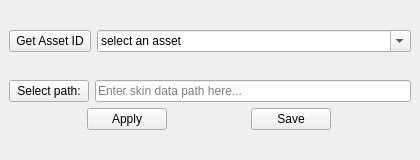
<?xml version="1.0" encoding="UTF-8"?>
<ui version="4.0">
 <class>saverWindow</class>
 <widget class="QMainWindow" name="saverWindow">
  <property name="geometry">
   <rect>
    <x>0</x>
    <y>0</y>
    <width>420</width>
    <height>160</height>
   </rect>
  </property>
  <property name="sizePolicy">
   <sizepolicy hsizetype="MinimumExpanding" vsizetype="MinimumExpanding">
    <horstretch>0</horstretch>
    <verstretch>0</verstretch>
   </sizepolicy>
  </property>
  <property name="minimumSize">
   <size>
    <width>420</width>
    <height>150</height>
   </size>
  </property>
  <property name="maximumSize">
   <size>
    <width>16777215</width>
    <height>16777215</height>
   </size>
  </property>
  <property name="baseSize">
   <size>
    <width>0</width>
    <height>0</height>
   </size>
  </property>
  <property name="windowTitle">
   <string>MainWindow</string>
  </property>
  <widget class="QWidget" name="saverWidget">
   <property name="enabled">
    <bool>true</bool>
   </property>
   <property name="sizePolicy">
    <sizepolicy hsizetype="MinimumExpanding" vsizetype="MinimumExpanding">
     <horstretch>0</horstretch>
     <verstretch>0</verstretch>
    </sizepolicy>
   </property>
   <property name="minimumSize">
    <size>
     <width>420</width>
     <height>150</height>
    </size>
   </property>
   <property name="focusPolicy">
    <enum>Qt::NoFocus</enum>
   </property>
   <layout class="QGridLayout" name="gridLayout">
    <item row="1" column="0" colspan="2">
     <layout class="QHBoxLayout" name="horizontalLayout">
      <item>
       <widget class="QPushButton" name="get_idButton">
        <property name="sizePolicy">
         <sizepolicy hsizetype="Fixed" vsizetype="Fixed">
          <horstretch>0</horstretch>
          <verstretch>0</verstretch>
         </sizepolicy>
        </property>
        <property name="toolTip">
         <string>Gets asset ID from TEKRoot </string>
        </property>
        <property name="text">
         <string> Get Asset ID </string>
        </property>
       </widget>
      </item>
      <item>
       <widget class="QComboBox" name="asset_idLine">
        <property name="editable">
         <bool>true</bool>
        </property>
        <property name="currentText">
         <string>select an asset</string>
        </property>
       </widget>
      </item>
     </layout>
    </item>
    <item row="18" column="0" colspan="2">
     <layout class="QHBoxLayout" name="horizontalLayout_2">
      <item>
       <widget class="QPushButton" name="importButton">
        <property name="maximumSize">
         <size>
          <width>80</width>
          <height>25</height>
         </size>
        </property>
        <property name="toolTip">
         <string>Apply previously saved skin weights</string>
        </property>
        <property name="autoFillBackground">
         <bool>false</bool>
        </property>
        <property name="text">
         <string>Apply</string>
        </property>
        <property name="autoDefault">
         <bool>true</bool>
        </property>
        <property name="default">
         <bool>false</bool>
        </property>
       </widget>
      </item>
      <item>
       <widget class="QPushButton" name="exportButton">
        <property name="maximumSize">
         <size>
          <width>80</width>
          <height>25</height>
         </size>
        </property>
        <property name="toolTip">
         <string>Save current skin weights</string>
        </property>
        <property name="text">
         <string>Save</string>
        </property>
       </widget>
      </item>
     </layout>
    </item>
    <item row="15" column="0" colspan="2">
     <layout class="QHBoxLayout" name="horizontalLayout_3">
      <item>
       <widget class="QPushButton" name="pathButton">
        <property name="minimumSize">
         <size>
          <width>0</width>
          <height>0</height>
         </size>
        </property>
        <property name="maximumSize">
         <size>
          <width>80</width>
          <height>16777215</height>
         </size>
        </property>
        <property name="toolTip">
         <string/>
        </property>
        <property name="text">
         <string>Select path:</string>
        </property>
       </widget>
      </item>
      <item>
       <widget class="QLineEdit" name="pathField">
        <property name="placeholderText">
         <string>Enter skin data path here...</string>
        </property>
       </widget>
      </item>
     </layout>
    </item>
    <item row="2" column="0">
     <spacer name="verticalSpacer_2">
      <property name="orientation">
       <enum>Qt::Vertical</enum>
      </property>
      <property name="sizeHint" stdset="0">
       <size>
        <width>20</width>
        <height>1</height>
       </size>
      </property>
     </spacer>
    </item>
    <item row="19" column="0">
     <spacer name="verticalSpacer">
      <property name="orientation">
       <enum>Qt::Vertical</enum>
      </property>
      <property name="sizeHint" stdset="0">
       <size>
        <width>20</width>
        <height>1</height>
       </size>
      </property>
     </spacer>
    </item>
    <item row="0" column="0">
     <spacer name="verticalSpacer_3">
      <property name="orientation">
       <enum>Qt::Vertical</enum>
      </property>
      <property name="sizeHint" stdset="0">
       <size>
        <width>20</width>
        <height>1</height>
       </size>
      </property>
     </spacer>
    </item>
   </layout>
  </widget>
 </widget>
 <resources/>
 <connections/>
</ui>
